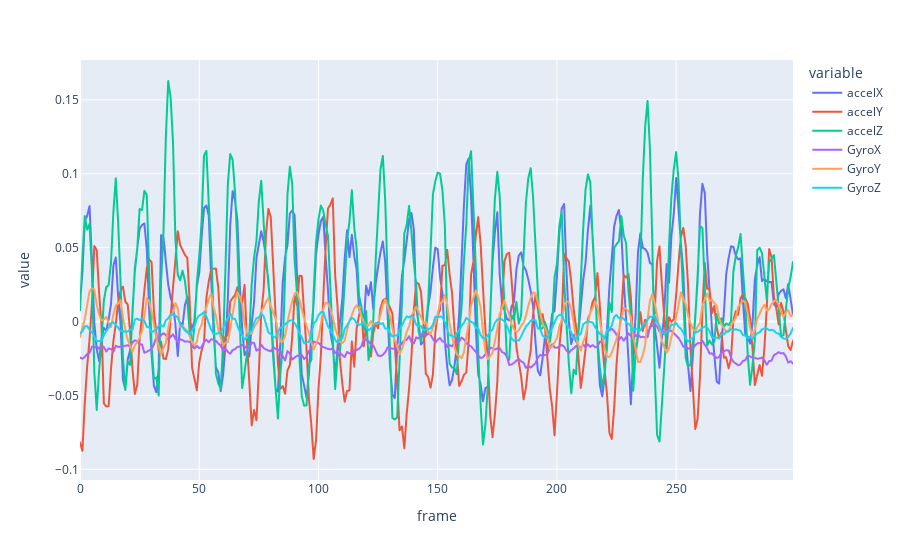

The notebook cell saved with this chart:
### Code cell
plt.figure(figsize=(10, 6))
fig = px.line(sensor_df, x='frame', y='value', color='variable')
fig.show()

### Figure 1 — Plotly figure (JSON) as saved in the notebook; plotly's stock layout.template omitted (floating-point values rounded to 4 significant figures; data arrays with more than 128 entries replaced by an {"elided": "..."} marker saying what was removed)
{"data": [{"hovertemplate": "variable=accelX<br>frame=%{x}<br>value=%{y}<extra></extra>", "legendgroup": "accelX", "line": {"color": "#636efa", "dash": "solid"}, "marker": {"symbol": "circle"}, "mode": "lines", "name": "accelX", "showlegend": true, "type": "scattergl", "x": {"elided": "300 int values"}, "xaxis": "x", "y": {"elided": "300 float values"}, "yaxis": "y"}, {"hovertemplate": "variable=accelY<br>frame=%{x}<br>value=%{y}<extra></extra>", "legendgroup": "accelY", "line": {"color": "#EF553B", "dash": "solid"}, "marker": {"symbol": "circle"}, "mode": "lines", "name": "accelY", "showlegend": true, "type": "scattergl", "x": {"elided": "300 int values"}, "xaxis": "x", "y": {"elided": "300 float values"}, "yaxis": "y"}, {"hovertemplate": "variable=accelZ<br>frame=%{x}<br>value=%{y}<extra></extra>", "legendgroup": "accelZ", "line": {"color": "#00cc96", "dash": "solid"}, "marker": {"symbol": "circle"}, "mode": "lines", "name": "accelZ", "showlegend": true, "type": "scattergl", "x": {"elided": "300 int values"}, "xaxis": "x", "y": {"elided": "300 float values"}, "yaxis": "y"}, {"hovertemplate": "variable=GyroX<br>frame=%{x}<br>value=%{y}<extra></extra>", "legendgroup": "GyroX", "line": {"color": "#ab63fa", "dash": "solid"}, "marker": {"symbol": "circle"}, "mode": "lines", "name": "GyroX", "showlegend": true, "type": "scattergl", "x": {"elided": "300 int values"}, "xaxis": "x", "y": {"elided": "300 float values"}, "yaxis": "y"}, {"hovertemplate": "variable=GyroY<br>frame=%{x}<br>value=%{y}<extra></extra>", "legendgroup": "GyroY", "line": {"color": "#FFA15A", "dash": "solid"}, "marker": {"symbol": "circle"}, "mode": "lines", "name": "GyroY", "showlegend": true, "type": "scattergl", "x": {"elided": "300 int values"}, "xaxis": "x", "y": {"elided": "300 float values"}, "yaxis": "y"}, {"hovertemplate": "variable=GyroZ<br>frame=%{x}<br>value=%{y}<extra></extra>", "legendgroup": "GyroZ", "line": {"color": "#19d3f3", "dash": "solid"}, "marker": {"symbol": "circle"}, "mode": "lines", "name": "GyroZ", "showlegend": true, "type": "scattergl", "x": {"elided": "300 int values"}, "xaxis": "x", "y": {"elided": "300 float values"}, "yaxis": "y"}], "layout": {"legend": {"title": {"text": "variable"}, "tracegroupgap": 0}, "margin": {"t": 60}, "xaxis": {"anchor": "y", "domain": [0, 1], "title": {"text": "frame"}}, "yaxis": {"anchor": "x", "domain": [0, 1], "title": {"text": "value"}}}}
